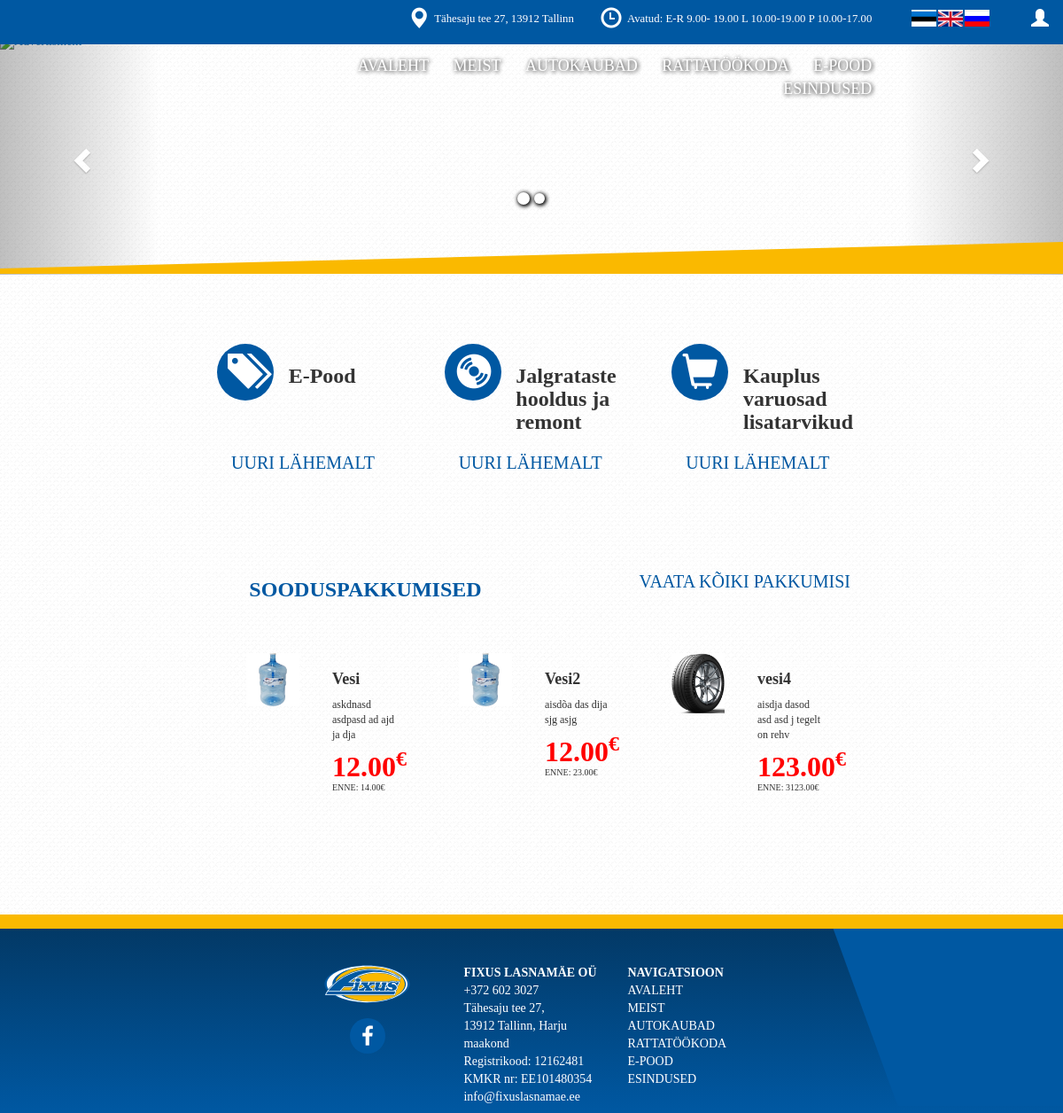
The page / on the database its author committed.
### navbar/models.py (models this page shows, shortened)
class contact(models.Model):
	name = models.CharField(max_length=30, unique=True)
	phone = models.CharField(max_length=15, unique=True)
	email = models.CharField(max_length=50, unique=True)
	address = models.CharField(max_length=50, unique=True)
	gmaps_x = models.CharField(max_length=10, unique=True)
	gmaps_y = models.CharField(max_length=10, unique=True)
	gmaps_zoom = models.CharField(max_length=2, unique=True)
	gmaps_API = models.CharField(max_length=64, unique=True)
	open_hours = models.CharField(max_length=64, unique=True, blank=True)
	footer_info = models.TextField(blank=True)

class navbar_lang(models.Model):
	lang = models.CharField(max_length=3, unique=True)
	index = models.CharField(max_length=15, blank=True)
	about = models.CharField(max_length=15, blank=True)
	browser = models.CharField(max_length=15, blank=True)
	repair = models.CharField(max_length=15, blank=True)
	carrepair = models.CharField(max_length=15, blank=True)
	e_store = models.CharField(max_length=15, blank=True)
	locations = models.CharField(max_length=15, blank=True)
	navigation = models.CharField(max_length=15, blank=True)
	open_hours = models.CharField(max_length=15, blank=True)

class langs(models.Model):
	lang = models.CharField(max_length=3, unique=True)
	flag = models.ImageField()

class social_media(models.Model):
	url = models.CharField(max_length=999, blank=True)
	icon = models.CharField(max_length=20, blank=True)

### index/models.py (models this page shows, shortened)
class index_icon(models.Model):
	lang = models.CharField(max_length=3)
	logo = models.CharField(max_length=999, blank=True)
	header = models.CharField(max_length=999, blank=True)
	link = models.CharField(max_length=999, blank=True)
	text = models.TextField(blank=True)

class index_lang(models.Model):
	lang = models.CharField(max_length=3, unique=True)
	eelmine = models.CharField(max_length=99999, blank=True)
	jargmine = models.CharField(max_length=99999, blank=True)
	uuri_lahemalt = models.CharField(max_length=99999, blank=True)
	sooduspakkumised = models.CharField(max_length=99999, blank=True)
	vaata_koiki_pakkumisi = models.CharField(max_length=99999, blank=True)
	enne = models.CharField(max_length=99999, blank=True)
	uuri_lahemalt = models.CharField(max_length=99999, blank=True)

### browser/models.py (models this page shows, shortened)
class toode(models.Model):
	lang = models.CharField(max_length=3)
	name = models.CharField(max_length=999, blank=True)
	price = models.CharField(max_length=9, blank=True)
	prevprice = models.CharField(max_length=9, blank=True)
	description = models.TextField(blank=True)
	esilehele = models.CharField('esilehele y/n', max_length=1, default='n')
	img = models.ImageField(blank=True)

### index/views.py (the view)
# urls.py: url(r'^', include('index.urls')),
def index(request):
	if 'lang' not in request.session:
		request.session['lang'] = 'est'
	flags = []
	for item in langs.objects.all():
		flags.append(item)
	if bool(request.POST) == True:
		if request.POST['submit-btn'] == 'lang':
			request.session['lang'] = request.POST['langselect']
			return HttpResponseRedirect('/') #INDEX\i puhul '/'
	ad2 = []
	for nr in range(len(ad.objects.all())):
		ad2.append(nr)
	return render(request, 'index.html', context={
		'contact':contact.objects.all()[0],
		'navbar_lang':navbar_lang.objects.get(lang=request.session['lang']),
		'flags':flags,
		'lang':index_lang.objects.get(lang=request.session['lang']),
		'icons':index_icon.objects.filter(lang=request.session['lang']),
		'tooted': toode.objects.filter(lang=request.session['lang'], esilehele='y'),
		'ads':ad.objects.all(),
		'ads2':ad2,
		'social_media': social_media.objects.all()
		})

### templates/index.html (shortened to what this page needs)
{% load staticfiles %}
<!DOCTYPE html>
<html lang="en">
<head>
	<link rel="stylesheet" type="text/css" href="{% static "index.css" %}">
</head>
<body style="background-image: url('{% static 'BG.jpg' %}');">
{% include "navbar/navbar.html" %}
<div id="myCarousel" class="carousel slide" data-ride="carousel">
	<ol class="carousel-indicators">
		{% for i in ads2 %}
		<li data-target="#myCarousel" data-slide-to="{{ i }}"{% if i == 0 %} class="active"{% endif %}></li>
		{% endfor %}
	</ol>
	<div class="carousel-inner">
		{% for ad in ads %}
		<div class="item{% if ad == ads.0 %} active{% endif %}">
			<a href="{{ ad.url }}" target="_blank">
			</a>
		</div>
		{% endfor %}
	</div>
	<a class="left carousel-control" href="#myCarousel" data-slide="prev">
		<span class="glyphicon glyphicon-chevron-left"></span>
	</a>
	<a class="right carousel-control" href="#myCarousel" data-slide="next">
		<span class="glyphicon glyphicon-chevron-right"></span>
	</a>
</div>
<div class="carousel-bottom">
	<div class="carousel-bottom__triangle"></div>
	<div class="carousel-bottom__square"></div>
</div>
<div class="col-xs-12 col-lg-2"></div>
<div class="col-xs-12 col-lg-8 about">
	{% for i in icons %}
	<div class="col-xs-12 col-lg-4 about__item">
		<div class="col-xs-3 about__item__icon">
			<span class="glyphicon glyphicon-{{ i.logo }}" aria-hidden="true"></span>
		</div>
		<div class="col-xs-9 about__item__header">
			<h3>{{ i.header|safe }}</h3>
		</div>
		<div class="col-xs-12 about__item__link">
			<a class="about__item__link" href="{{ i.link }}">{{ lang.uuri_lahemalt }}</a>
		</div>
	</div>
	{% endfor %}
</div>
<div class="col-xs-12 col-lg-2"></div>
<div class="col-xs-12">
	<div class="col-xs-12 col-lg-2"></div>
	<div class="col-xs-12 col-lg-8 discounts">
		<div class="col-xs-12 col-lg-6 discounts__header">
			<h3>{{ lang.sooduspakkumised }}</h3>
		</div>
		<div class="col-xs-12 col-lg-6 discounts__link">
			<a href="/browser">{{ lang.vaata_koiki_pakkumisi }}</a>
		</div>
		<div class="col-xs-12 discounts__items">
			{% for toode in tooted %}
			<div class="col-xs-12 col-lg-4 discounts__items__item">
				<div class="col-xs-12 col-lg-6 discounts__items__item__img">
					<img src="{{ toode.img.url }}">
				</div>
				<div class="col-xs-12 col-lg-6 discounts__items__item__info">
					<h3>{{ toode.name }}</h3>
					<p>{{ toode.description }}</p>
					<h4>{{ toode.price }}<sup>€</sup></h4>
					<h5>{{ lang.enne }}: {{ toode.prevprice }}€</h5>
				</div>
			</div>
			{% endfor %}
		</div>
	</div>
	<div class="col-xs-12 col-lg-2"></div>
</div>
{% include "navbar/footer.html" %}
</body>
</html>

### templates/navbar/navbar.html (shortened to what this page needs)
{% load staticfiles %}
<link rel="stylesheet" href="https://maxcdn.bootstrapcdn.com/bootstrap/3.3.7/css/bootstrap.min.css">
<link rel="stylesheet" href="https://maxcdn.bootstrapcdn.com/bootstrap/3.3.7/css/bootstrap-theme.min.css">
<link rel="stylesheet" type="text/css" href="{% static 'all.css' %}">
<link rel="stylesheet" href="https://cdnjs.cloudflare.com/ajax/libs/font-awesome/4.7.0/css/font-awesome.min.css">
<a href="/login"><span class="glyphicon glyphicon-user" aria-hidden="true"></span></a>
	<div class="navbar navbar-desktop">
		<div class="col-xs-10 navbar-desktop__info">
			<h3>
				<span class="glyphicon glyphicon-map-marker" aria-hidden="true"></span>
				<sup>{{ contact.address }}</sup>
				<span class="glyphicon glyphicon-time" aria-hidden="true"></span>
				<sup>{{ navbar_lang.open_hours }}: {{ contact.open_hours }}</sup>
			</h3>
		</div>
		<div class="col-xs-2 navbar-desktop__langs">
			{% for flag in flags %}
			<div class="col-xs-2 navbar-desktop__langs__item">
				<form method="POST"> {% csrf_token %}
					<button type="submit" name="submit-btn" value="lang">
						<img src="{{ flag.flag.url }}">
					</button>
				</form>
			</div>
			{% endfor %}
		</div>
		<div class="col-xs-3"></div>
		<div class="col-xs-7 navbar-desktop__nav">
			<a href="/">{{ navbar_lang.index }}</a>
			<a href="/meist">{{ navbar_lang.about }}</a>
			<a href="/browser">{{ navbar_lang.browser }}</a>
			<a href="/repair">{{ navbar_lang.repair }}</a>
			<a target="_blank" href="http://fixus24.ee/">{{ navbar_lang.e_store }}</a>
			<a target="_blank" href="https://fixus.ee/autokaubad/">{{ navbar_lang.locations }}</a>
		</div>
		<div class="col-xs-2"></div>
	</div>
	<div class="col-xs-12 navbar-spacer"></div>

### templates/navbar/footer.html (shortened to what this page needs)
{% load staticfiles %}
<div class="col-xs-12 footer footer-desktop">
	<div class="col-xs-12 footer__top"></div>
	<div class="col-xs-12 footer__content">
		<div class="col-xs-12 col-lg-9 footer__content__info">
			<div class="col-xs-12 col-lg-4"></div>
			<div class="col-xs-12 col-lg-8">
				<div class="col-xs-12 col-lg-4">
					<div class="col-xs-12 footer__content__info__img">
						<img src="{% static 'fixus_logo.svg' %}">
					</div>
					<div class="col-xs-12 footer__content__info__socialmedia">
						{% for media in social_media %}
						<a target="_blank" href="{{ media.url }}" class="fa fa-{{ media.icon }}"></a>
						{% endfor %}
					</div>
				</div>
				<div class="col-xs-12 col-lg-4 footer__content__info__text">
					<p>
						<b>{{ contact.name }}</b><br>
						{{ contact.footer_info|linebreaks }}
					</p>
				</div>
				<div class="col-xs-12 col-lg-4 footer__content__info__text">
					<p>
						<b>{{ navbar_lang.navigation }}</b><br>
						<a href="/">{{ navbar_lang.index }}</a><br>
						<a href="/meist">{{ navbar_lang.about }}</a><br>
						<a href="/browser">{{ navbar_lang.browser }}</a><br>
						<a href="/repair">{{ navbar_lang.repair }}</a><br>
						<a target="_blank" href="http://fixus24.ee/">{{ navbar_lang.e_store }}</a><br>
						<a target="_blank" href="https://fixus.ee/autokaubad/">{{ navbar_lang.locations }}</a>
					</p>
				</div>
			</div>
		</div>
		<div class="col-xs-12 col-lg-3 footer__content__shape">
			<div class="footer__content__shape__parallelogram"></div>
		</div>
	</div>
</div>

### static/index.css (style rules this page uses)
.carousel { height: 22.2222vw; }
.carousel-control { margin-top: 5vh; height: 22.5vw; }
.carousel-indicators li { background-color: rgba(255,255,255,0.4) !important; border: none !important; width: 1.5vh !important; height: 1.5vh !important; box-shadow: 1px 1px 5px rgba(0,0,0,1), 1px 1px 5px rgba(0,0,0,1); border-radius: 5vh 5vh 5vh 5vh !important; }
.carousel-indicators .active { background-color: rgba(255,255,255,1) !important; width: 1.7vh !important; height: 1.7vh !important; }
.carousel-bottom { position: absolute; top: 19.4vw; margin-top: 5vh; }
.carousel-bottom__triangle { width: 0; height: 0; border-top: 2.5vw solid transparent; border-right: 100vw solid #fab900; border-bottom: 0 solid transparent; }
.carousel-bottom__square { width: 100vw; height: 0.5vw; background-color: #fab900; }
.about { margin-top: 15vh; text-align: center; }
.about__item__icon span { color: white; background-color: #0058a2; font-size: 5vh; padding: 1.5vh 1.5vh 1.5vh 1.5vh; border-radius: 5vh 5vh 5vh 5vh; }
.about__item__header h3 { font-size: 3vh; font-weight: bold; padding-top: 0.5vh; text-align: left; margin-left: 3vh; }
.about__item__link { color: #0058a2; font-size: 2.5vh; margin-top: 1vh; text-align: left; margin-left: 1vh; }
.discounts { margin-top: 12vh; margin-bottom: 4vh; }
.discounts__header h3 { font-weight: bold; font-size: 3vh; color: #0058a2; text-align: center; }
.discounts__link { text-align: right; padding-top: 1.25vh; }
.discounts__link a { font-size: 2.5vh; color: #0058a2; text-align: center; }
.discounts__items { margin-top: 6vh; }
.discounts__items__item__img img { width: 80%; display: block; margin-left: auto; margin-right: auto; }
.discounts__items__item__info h3 { font-size: 2.25vh; font-weight: bold; }
.discounts__items__item__info p { font-size: 1.5vh; }
.discounts__items__item__info h4 { font-size: 4vh; font-weight: bold; color: red; margin-bottom: 0; }
.discounts__items__item__info h5 { font-size: 1.25vh; margin-top: 0; }

### static/all.css (style rules this page uses)
html { overflow-x: hidden; }
body { font-family: ProximaNova; font-weight: 250; overflow-x: hidden; width: 100vw; }
.navbar { background-color: #0058a2; margin: 0 0 0 0; position: fixed; color: white; z-index: 9999; }
.navbar-spacer { height: 4.5vh; }
.glyphicon-user { position: fixed; top: 1.25vh; right: 2vh; font-size: 2.5vh; z-index: 9999999; color: white; cursor: pointer; }
.navbar-desktop { height: 5vh; width: 100vw; border-radius: 0 0 0 0; }
.navbar-desktop__info { text-align: right; }
.navbar-desktop__info h3 { margin-top: 0.75vh; }
.navbar-desktop__info h3 sup { font-size: 1.6vh; }
.navbar-desktop__info h3 span { font-size: 3vh; padding-left: 3vh; }
.navbar-desktop__nav { text-align: right; padding-top: 2vh; }
.navbar-desktop__nav a { color: white; text-decoration: none; font-size: 2.25vh; margin-left: 3vh; text-shadow: 1px 1px 5px rgba(0,0,0,0.6), 1px 1px 5px rgba(0,0,0,0.6); }
.navbar-desktop__langs__item { margin-top: 1.25vh; }
.navbar-desktop__langs__item img { width: 3.5vh; height: 2.1vh; margin-top: -1px; }
.navbar-desktop__langs__item button { display: inline-block; padding: 0 0 0 0; border: none; width: 3.4vh; height: 2vh; border: none; }
.footer { margin-top: 12vh !important; padding-bottom: 3vh !important; height: 28vh; padding: 0 0 0 0; margin: 0 0 0 0; background: #033762; background: -moz-linear-gradient(top, #033762 1%, #0058a2 100%); background: -webkit-linear-gradient(top, #033762 1%,#0058a2 100%); background: linear-gradient(to bottom, #033762 1%,#0058a2 100%); filter: progid:DXImageTransform.Microsoft.gradient( startColorstr='#033762', endColorstr='#0058a2',GradientType=0 ); }
.footer__top { background-color: #fab900; width: 100vw; height: 2vh; padding: 0 0 0 0; margin: 0 0 0 0; }
.footer__content__info, .footer__content__shape { padding: 0 0 0 0; }
.footer__content__info { padding-top: 5vh; }
.footer__content__info__img img { width: 100%; }
.footer__content__info__socialmedia { text-align: center; margin-top: 2vh; }
.footer__content__info__socialmedia a { width: 5vh; height: 5vh; font-size: 3vh; background-color: #0058a2; padding: 1vh 1vh 1vh 1vh; border-radius: 5vh 5vh 5vh 5vh; color: white; }
.footer__content__info__text { text-align: left; padding-left: 2vh; color: white; }
.footer__content__info__text p { font-size: 1.75vh; margin-bottom: 0; }
.footer__content__info__text p a { color: white; }
.footer__content__shape__parallelogram { width: 100vw; height: 25vh; transform: skew(20deg); background: #0058a2; margin-left: 7vw; padding: 0 0 0 0; }

### rows shown on the page
contact: address "Tähesaju tee 27, 13912 Tallinn", open_hours "E-R 9.00- 19.00 L 10.00-19.00 P 10.00-17.00", name "FIXUS LASNAMÄE OÜ", footer_info "+372 602 3027 Tähesaju tee 27, 13912 Tallinn, Harju maakond Registrikood: 12162481 KMKR nr: EE101480354 info@fixuslasnamae.ee"
navbar_lang: open_hours "Avatud", index "AVALEHT", about "MEIST", browser "AUTOKAUBAD", repair "RATTATÖÖKODA", e_store "E-POOD", locations "ESINDUSED", navigation "NAVIGATSIOON"
langs: flag (picture)
langs: flag (picture)
langs: flag (picture)
index_icon: header "E-Pood"
index_lang: uuri_lahemalt "UURI LÄHEMALT", sooduspakkumised "SOODUSPAKKUMISED", vaata_koiki_pakkumisi "VAATA KÕIKI PAKKUMISI", enne "ENNE"
index_icon: header "Jalgrataste hooldus ja remont"
index_icon: header "Kauplus varuosad lisatarvikud"
toode: img (picture), name "Vesi", description "askdnasd asdpasd ad ajd ja dja", price "12.00", prevprice "14.00"
toode: img (picture), name "Vesi2", description "aisdõa das dija sjg asjg", price "12.00", prevprice "23.00"
toode: img (picture), name "vesi4", description "aisdja dasod asd asd j tegelt on rehv", price "123.00", prevprice "3123.00"
